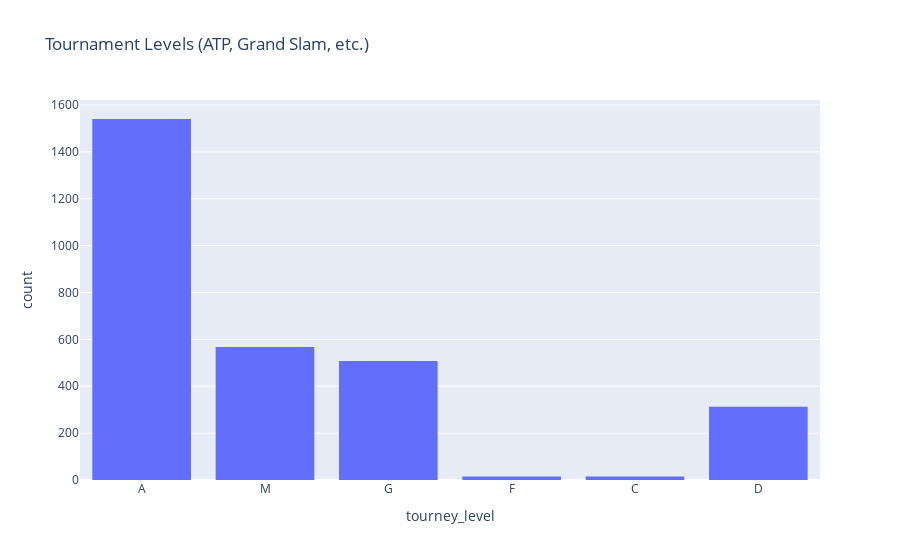

Notebook cell for this chart:
### Code cell
fig = px.histogram(df, x="tourney_level", title="Tournament Levels (ATP, Grand Slam, etc.)")
fig.show()

### Figure 1 — Plotly figure (JSON) as saved in the notebook; plotly's stock layout.template omitted (floating-point values rounded to 4 significant figures; data arrays with more than 128 entries replaced by an {"elided": "..."} marker saying what was removed)
{"data": [{"bingroup": "x", "hovertemplate": "tourney_level=%{x}<br>count=%{y}<extra></extra>", "legendgroup": "", "marker": {"color": "#636efa", "pattern": {"shape": ""}}, "name": "", "orientation": "v", "showlegend": false, "type": "histogram", "x": {"elided": "2958 str values"}, "xaxis": "x", "yaxis": "y"}], "layout": {"barmode": "relative", "legend": {"tracegroupgap": 0}, "title": {"text": "Tournament Levels (ATP, Grand Slam, etc.)"}, "xaxis": {"anchor": "y", "domain": [0, 1], "title": {"text": "tourney_level"}}, "yaxis": {"anchor": "x", "domain": [0, 1], "title": {"text": "count"}}}}
